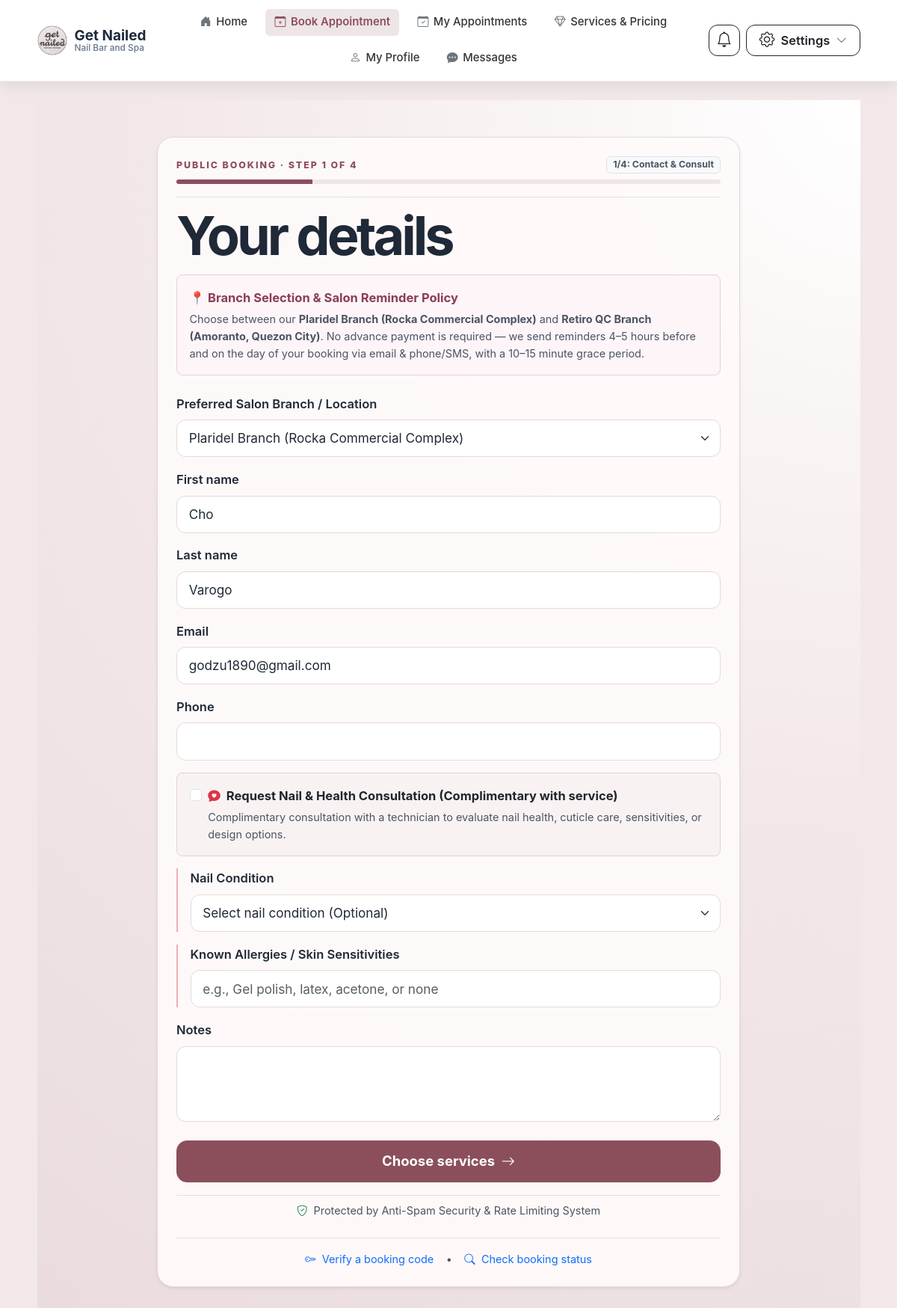
Page /bookings/ (signed in) on the committed database.
### apps/customers/models.py (models this page shows, shortened)
class Customer(models.Model):
    user = models.OneToOneField(
        settings.AUTH_USER_MODEL,
        blank=True,
        null=True,
        on_delete=models.SET_NULL,
        related_name="customer_profile",
    )
    first_name = models.CharField(max_length=100)
    last_name = models.CharField(max_length=100)
    phone = models.CharField(
        max_length=30,
        blank=True,
        validators=(validate_phone_number,),
    )
    email = models.EmailField(blank=True, validators=(validate_email,))
    notes = models.TextField(blank=True)
    created_at = models.DateTimeField(auto_now_add=True)
    updated_at = models.DateTimeField(auto_now=True)
    class Meta:
        ordering = ("last_name", "first_name", "email")
        constraints = [
            models.UniqueConstraint(
                Lower("email"),
                condition=~models.Q(email=""),
                name="customers_email_ci_unique_nonblank",
            ),
        ]

### apps/bookings/views.py (the view, shortened to what this page needs)
# urls.py: path("", base_views.index, name="mfa_index"),
@never_cache
@require_http_methods(["GET", "POST"])
def index(request):
    if not request.user.is_authenticated and "Mozilla" in request.META.get("HTTP_USER_AGENT", ""):
        return redirect(f"{reverse('accounts:login')}?next={request.get_full_path()}")
    initial = {}
    if request.user.is_authenticated and getattr(request.user, "is_customer", False):
        customer = getattr(request.user, "customer_profile", None)
        initial = {
            "first_name": customer.first_name if customer else request.user.first_name,
            "last_name": customer.last_name if customer else request.user.last_name,
            "email": customer.email if customer and customer.email else request.user.email,
            "phone_number": customer.phone if customer and customer.phone else getattr(request.user, "phone_number", ""),
        }
        service_id = request.GET.get("service")
    is_internal = request.user.is_authenticated and (
        getattr(request.user, "is_owner", False)
        or getattr(request.user, "is_cashier", False)
        or getattr(request.user, "can_manage_bookings", False)
    )
    form = PublicContactForm(
        request.POST if request.method == "POST" else None,
        initial=initial,
        is_internal=is_internal,
    )
    return render(
        request,
        "bookings/public_booking.html",
        {
            "form": form,
            "step": 1,
            "step_title": "Customer details" if is_internal else "Your details",
            "button_label": "Choose services",
            "is_internal": is_internal,
        },
    )

### apps/accounts/mfa.py (called while the page is built, shortened)
def is_mfa_required(user):
    if not user.is_authenticated:
        return False
    if (user.role == User.Role.OWNER or user.is_superuser) and settings.MFA_ENFORCE_OWNER:
        return True
    if user.role not in {User.Role.CASHIER, User.Role.STAFF}:
        return False

### apps/accounts/models.py (called while the page is built)
    @property
    def is_owner(self):
        return self.role == self.Role.OWNER or self.is_superuser

    @property
    def is_cashier(self):
        return self.role == self.Role.CASHIER

    @property
    def is_customer(self):
        return self.role == self.Role.CUSTOMER

### apps/audittrail/events.py (called while the page is built)
def set_current_request(request):
    return _current_request.set(request)

def reset_current_request(token):
    _current_request.reset(token)

### apps/bookings/security.py (called while the page is built)
def generate_anti_spam_timestamp():
    return _signer.sign(str(int(time.time())))

### apps/core/context_processors.py (called while the page is built)
def branding(request):
    ctx = {'BRAND_NAME': settings.BRAND_NAME}
    user = getattr(request, 'user', None)
    if user and user.is_authenticated:
        try:
            from apps.notifications.models import Notification
            ctx['unread_notifications_count'] = Notification.objects.filter(recipient=user, is_read=False).count()
        except Exception:
            ctx['unread_notifications_count'] = 0
    return ctx

### templates/bookings/public_booking.html (shortened to what this page needs)
{% extends 'base.html' %}
{% block content %}{% include 'bookings/_public_booking_content.html' %}{% endblock %}

### templates/bookings/_public_booking_content.html (shortened to what this page needs)
<section class="public-hero min-vh-100 d-flex align-items-center py-4 py-md-5">
  <div class="container px-3 px-sm-4">
    <div class="content-card mx-auto shadow-sm" style="max-width: 780px;">
      <div class="wizard-stepper-header mb-3 pb-3 border-bottom">
        <div class="d-flex align-items-center justify-content-between flex-wrap gap-2 mb-2">
          <div class="eyebrow mb-0">PUBLIC BOOKING{% if step %} · STEP {{ step }} OF 4{% endif %}</div>
          <span class="badge bg-light text-muted border px-2.5 py-1 small">
            {% if step == 1 %}1/4: Contact &amp; Consult
            {% elif step == 2 %}2/4: Services
            {% elif step == 3 %}3/4: Schedule
            {% elif step == 4 %}4/4: Review
            {% else %}Online Booking{% endif %}
          </span>
        </div>
        <div class="progress" style="height: 6px; border-radius: 6px; background-color: rgba(139, 79, 92, 0.12);">
          <div class="progress-bar" role="progressbar"
               style="width: {% if step == 1 %}25%{% elif step == 2 %}50%{% elif step == 3 %}75%{% elif step == 4 %}100%{% else %}10%{% endif %}; background-color: var(--deep-rose, #8b4f5c);"
               aria-valuenow="{{ step|default:'1' }}" aria-valuemin="1" aria-valuemax="4"></div>
        </div>
      </div>
      <h1 class="h2 mb-3 fw-bold">{{ step_title|default:"Book an appointment" }}</h1>
      {% if step == 1 %}
        <div class="alert alert-light border mb-4 p-3 rounded-3" style="background: #fdf5f8; border-color: #ead0da !important;">
          <div class="fw-bold fs-6" style="color: #8b3d52;">📍 Branch Selection &amp; Salon Reminder Policy</div>
          <div class="small text-muted mt-1">
            Choose between our <strong>Plaridel Branch (Rocka Commercial Complex)</strong> and <strong>Retiro QC Branch (Amoranto, Quezon City)</strong>. No advance payment is required — we send reminders 4–5 hours before and on the day of your booking via email &amp; phone/SMS, with a 10–15 minute grace period.
          </div>
        </div>
      {% endif %}
      <form method="post" novalidate id="booking-form">
        {% for field in form %}
          {% if field.is_hidden or field.name == 'website_url_check' %}
            {{ field }}
          {% elif field.name == 'request_consultation' %}
            <div class="p-3 mb-3 rounded-3 border" style="background: rgba(139, 79, 92, 0.04); border-color: rgba(139, 79, 92, 0.2) !important;">
              <div class="form-check d-flex align-items-start gap-2">
                {{ field }}
                <label class="form-check-label fw-bold text-dark" for="{{ field.id_for_label }}" style="cursor: pointer;">
                  <i class="bi bi-chat-heart-fill text-danger me-1"></i> {{ field.label }}
                </label>
              </div>
              <div class="small text-muted mt-1 ms-4">
                Complimentary consultation with a technician to evaluate nail health, cuticle care, sensitivities, or design options.
              </div>
            </div>
          {% elif field.name == 'nail_condition' or field.name == 'nail_allergies' %}
            <div class="mb-3 ps-3 border-start border-2 border-danger-subtle">
              <label class="form-label small fw-semibold" for="{{ field.id_for_label }}">
                {{ field.label }}
              </label>
              {{ field }}
            </div>
          {% else %}
            <div class="mb-3">
              <label class="form-label fw-semibold" for="{{ field.id_for_label }}">{{ field.label }}</label>
              {{ field }}
            </div>
          {% endif %}
        {% endfor %}
        <div class="d-grid gap-2 pt-2">
          <button class="btn btn-brand btn-lg py-2.5 fw-bold" type="submit">
            {{ button_label|default:"Submit booking request" }} <i class="bi bi-arrow-right ms-1"></i>
          </button>
        </div>
        <div class="text-center mt-3 pt-2 text-muted small border-top">
          <i class="bi bi-shield-check text-success me-1"></i> Protected by Anti-Spam Security &amp; Rate Limiting System
        </div>
      </form>
      <div class="d-flex flex-wrap justify-content-center gap-3 mt-4 pt-3 border-top small">
        <a href="{% url 'bookings:verify' %}" class="text-decoration-none">
          <i class="bi bi-key me-1"></i> Verify a booking code
        </a>
        <span class="text-muted">&bull;</span>
        <a href="{% url 'bookings:status_lookup' %}" class="text-decoration-none">
          <i class="bi bi-search me-1"></i> Check booking status
        </a>
      </div>
    </div>
  </div>
</section>

### static/css/app.css (style rules this page uses)
:root { --charcoal: #474747; --charcoal-dark: #2f2f2f; --blush: #f3e8e8; --warm-white: #fffafa; --dusty-rose: #c9aeb1; --deep-rose: #8b4f5c; --gold: #c6a15b; --border: #e6d9da; --shadow: 0 18px 45px rgba(71, 71, 71, .10); --text-main: #1f2937; --text-muted: #4b5563; --text-secondary: #374151; }
* { box-sizing: border-box; }
html, body { margin: 0; padding: 0; width: 100%; max-width: 100vw; overflow-x: hidden; background: var(--blush); color: var(--text-main); font-size: 16.5px; line-height: 1.6; font-family: Inter, ui-sans-serif, system-ui, -apple-system, BlinkMacSystemFont, "Segoe UI", sans-serif; }
.btn { font-size: 1rem; padding: 0.6rem 1.2rem; border-radius: 12px; font-weight: 600; }
.btn-lg { font-size: 1.12rem; padding: 0.8rem 1.55rem; border-radius: 14px; }
.form-control, .form-select { font-size: 1.04rem; padding: 0.68rem 0.95rem; border-radius: 12px; }
.form-label { font-size: 1rem; font-weight: 600; }
.gn-card, .content-card { background: #ffffff; border: 1px solid var(--border); border-radius: 20px; box-shadow: 0 12px 32px rgba(71, 45, 53, 0.06); }
.text-muted { color: var(--text-muted) !important; }
a { text-decoration: none; }
.eyebrow { color: var(--deep-rose); font-size: .75rem; font-weight: 800; letter-spacing: .16em; margin-bottom: 7px; }
.stat-card, .content-card { background: rgba(255,250,250,.95); border: 1px solid var(--border); border-radius: 22px; box-shadow: var(--shadow); transition: transform .2s ease, box-shadow .2s ease, border-color .2s ease; }
.content-card { padding: 25px; }
.btn-brand { background: var(--deep-rose); color: white; border: 1px solid var(--deep-rose); transition: all .18s ease; }
.public-hero { background: radial-gradient(circle at top right, #fff 0, var(--blush) 48%, #eadcdd 100%); }
.public-hero h1 { font-size: clamp(2.5rem, 6vw, 5rem); line-height: .98; letter-spacing: -.055em; max-width: 760px; }
.form-control, .form-select { min-height: 46px; border-radius: 12px; border-color: var(--border); color: var(--text-main); }
html { scroll-behavior: smooth; }

### rows in the picture
Customer: form "Cho" "Varogo" "godzu1890@gmail.com"

### other values in the picture
{{ step }} "1"
{{ step_title|default:"Book an appointment" }} "Your details"
{{ field.label }} "Preferred Salon Branch / Location" "First name" "Last name" "Email" "Phone" "Notes"
{{ field.label }} "Request Nail & Health Consultation (Complimentary with service)"
{{ field.label }} "Nail Condition" "Known Allergies / Skin Sensitivities"
{{ button_label|default:"Submit booking request" }} "Choose services"
